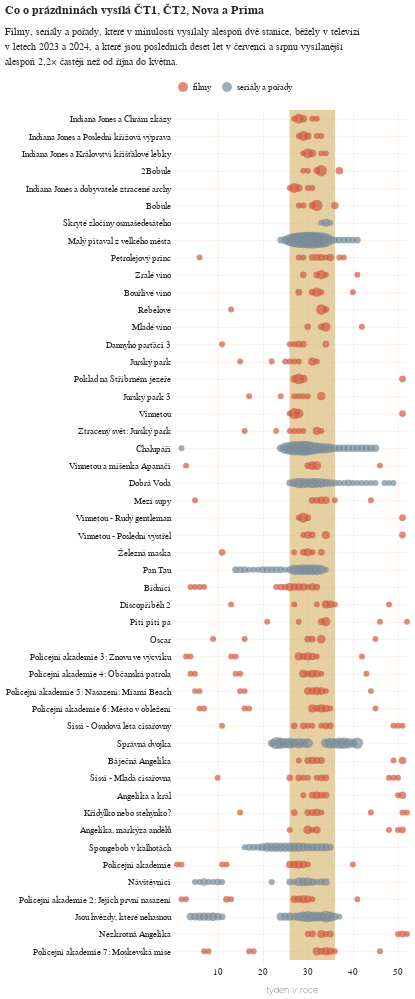

The code cell stored with this chart in its notebook:
### Code cell
obsah = alt.Chart(
    graf,
    title=alt.Title(
        'Co o prázdninách vysílá ČT1, ČT2, Nova a Prima',
        subtitle=[
            'Filmy, seriály a pořady, které v minulosti vysílaly alespoň dvě stanice, běžely v televizi',
            'v letech 2023 a 2024, a které jsou posledních deset let v červenci a srpnu vysílanější ',
            'alespoň 2,2× častěji než od října do května.'
        ]
    )
).mark_circle(
).encode(
    alt.X('tyden:Q', axis=alt.Axis(title="týden v roce", tickColor='#F1D1BB', tickOpacity=0.6, tickWidth = 0.5), scale=alt.Scale(
        domainMin = 1,
        domainMax = 52,
        padding=0,        # Remove extra padding
        nice=False        # Prevent extending to "nice" numbers
    )),
    alt.Y('nazev:N', sort=vyber_strojovy, axis=alt.Axis(title=None, tickColor='#F1D1BB', tickOpacity=0.6, tickWidth = 0.5)),
    alt.Size('len:Q', scale=alt.Scale(range=[25,300]), legend=None),
    alt.Color('kategorie:N', scale=alt.Scale(range=['#D15A41','#788A98']), legend=alt.Legend(title=None, orient="top", direction="horizontal"))
)

finale = alt.layer(terminy, obsah).configure_view(
    stroke='transparent'
).configure_axis(grid=True, gridOpacity=0.6, gridWidth = 0.5, gridColor='#F1D1BB').properties(
    width=230,
    height=850
)

finale

### Figure 1 — Vega-Lite specification as saved in the notebook (floating-point values rounded to 4 significant figures; data arrays with more than 128 entries replaced by an {"elided": "..."} marker saying what was removed)
{"config": {"title": {"font": "Noticia Text", "fontSize": 11.5, "anchor": "start", "lineHeight": 19, "fontWeight": "bolder", "subtitleFont": "Noticia Text", "subtitleFontSize": 10, "subtitleLineHeight": 15, "subtitlePadding": 10, "dy": -10, "color": "#292829", "subtitleColor": "#292829"}, "axis": {"labelFont": "Asap", "titleFont": "Asap", "fontWeight": "lighter", "titleFontWeight": "lighter", "labelFontSize": 9, "titleFontSize": 9, "labelPadding": 2, "titlePadding": 9, "domainOpacity": 0, "tickColor": "#DCDDD6", "labelColor": "#292829", "grid": true, "gridColor": "#F1D1BB", "gridOpacity": 0.6, "gridWidth": 0.5}, "legend": {"labelFont": "Asap", "labelFontWeight": "normal", "titleFont": "Asap", "titleFontWeight": "normal", "labelFontSize": 9, "titleFontSize": 9, "labelColor": "#292829"}, "view": {"stroke": "transparent"}}, "layer": [{"data": {"name": "data-4fa88a80039a273dff3e29a1cdbde213"}, "mark": {"type": "rect", "color": "#D5B574", "opacity": 0.1}, "encoding": {"x": {"field": "zacatek", "type": "quantitative"}, "x2": {"field": "konec"}}}, {"data": {"name": "data-6e16705f93b4b947b16bec05440c1e5a"}, "mark": {"type": "circle"}, "encoding": {"color": {"field": "kategorie", "legend": {"direction": "horizontal", "orient": "top", "title": null}, "scale": {"range": ["#D15A41", "#788A98"]}, "type": "nominal"}, "size": {"field": "len", "legend": null, "scale": {"range": [25, 300]}, "type": "quantitative"}, "x": {"axis": {"tickColor": "#F1D1BB", "tickOpacity": 0.6, "tickWidth": 0.5, "title": "týden v roce"}, "field": "tyden", "scale": {"domainMax": 52, "domainMin": 1, "nice": false, "padding": 0}, "type": "quantitative"}, "y": {"axis": {"tickColor": "#F1D1BB", "tickOpacity": 0.6, "tickWidth": 0.5, "title": null}, "field": "nazev", "sort": ["Indiana Jones a Chrám zkázy", "Indiana Jones a Poslední křížová výprava", "Indiana Jones a Království křišťálové lebky", "2Bobule", "Indiana Jones a dobyvatelé ztracené archy", "Bobule", "Skryté zločiny osmašedesátého", "Malý pitaval z velkého města", "Petrolejový princ", "Zralé víno", "Bouřlivé víno", "Rebelové", "Mladé víno", "Dannyho parťáci 3", "Jurský park", "Poklad na Stříbrném jezeře", "Jurský park 3", "Vinnetou", "Ztracený svět: Jurský park", "Chalupáři", "Vinnetou a míšenka Apanači", "Dobrá Voda", "Mezi supy", "Vinnetou - Rudý gentleman", "Vinnetou - Poslední výstřel", "Železná maska", "Pan Tau", "Bídníci", "Discopříběh 2", "Piti piti pa", "Oscar", "Policejní akademie 3: Znovu ve výcviku", "Policejní akademie 4: Občanská patrola", "Policejní akademie 5: Nasazení: Miami Beach", "Policejní akademie 6: Město v obležení", "Sissi - Osudová léta císařovny", "Správná dvojka", "Báječná Angelika", "Sissi - Mladá císařovna", "Angelika a král", "Křidýlko nebo stehýnko?", "Angelika, markýza andělů", "Spongebob v kalhotách", "Policejní akademie", "Návštěvníci", "Policejní akademie 2: Jejich první nasazení", "Jsou hvězdy, které nehasnou", "Nezkrotná Angelika", "Policejní akademie 7: Moskevská mise"], "type": "nominal"}}, "title": {"text": "Co o prázdninách vysílá ČT1, ČT2, Nova a Prima", "subtitle": ["Filmy, seriály a pořady, které v minulosti vysílaly alespoň dvě stanice, běžely v televizi", "v letech 2023 a 2024, a které jsou posledních deset let v červenci a srpnu vysílanější ", "alespoň 2,2× častěji než od října do května."]}}], "height": 850, "width": 230, "$schema": "https://vega.github.io/schema/vega-lite/v5.8.0.json", "datasets": {"data-4fa88a80039a273dff3e29a1cdbde213": [{"tyden": 26, "prazdniny": 0.5556, "zacatek": 26, "konec": 36}, {"tyden": 27, "prazdniny": 1.0, "zacatek": 26, "konec": 36}, {"tyden": 28, "prazdniny": 1.0, "zacatek": 26, "konec": 36}, {"tyden": 29, "prazdniny": 1.0, "zacatek": 26, "konec": 36}, {"tyden": 30, "prazdniny": 1.0, "zacatek": 26, "konec": 36}, {"tyden": 31, "prazdniny": 1.0, "zacatek": 26, "konec": 36}, {"tyden": 32, "prazdniny": 1.0, "zacatek": 26, "konec": 36}, {"tyden": 33, "prazdniny": 1.0, "zacatek": 26, "konec": 36}, {"tyden": 34, "prazdniny": 1.0, "zacatek": 26, "konec": 36}, {"tyden": 35, "prazdniny": 1.0, "zacatek": 26, "konec": 36}, {"tyden": 36, "prazdniny": 0.1667, "zacatek": 26, "konec": 36}], "data-6e16705f93b4b947b16bec05440c1e5a": {"elided": "448 records"}}}
